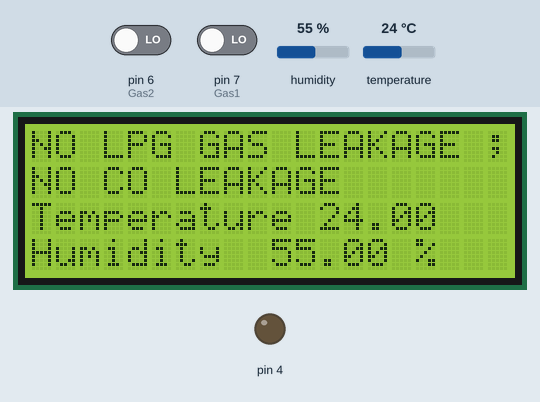
This sketch was run on a simulated Arduino Uno, built with avr-gcc and run on an emulated ATmega328P. Shown: 20×4 character LCD, output pins drawn as LEDs (lit = HIGH). The inputs (shaded band) are chosen by the test bench; at power-on: pin 6 (Gas2) LOW, pin 7 (Gas1) LOW, humidity 55 %, temperature 24 °C.

Above: at 1.2 s.
1.3 s: pin 6 (Gas2) driven HIGH
At 1.9 s:
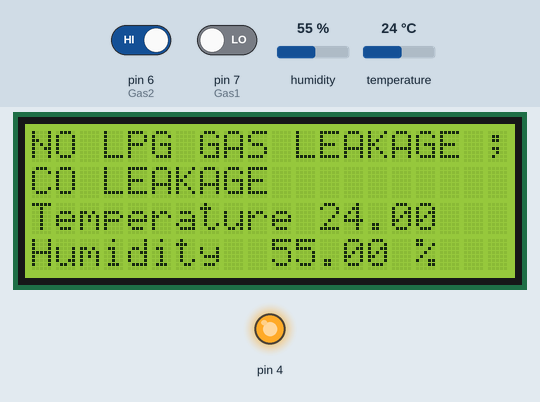
2.8 s: pin 7 (Gas1) driven HIGH
At 3.5 s:
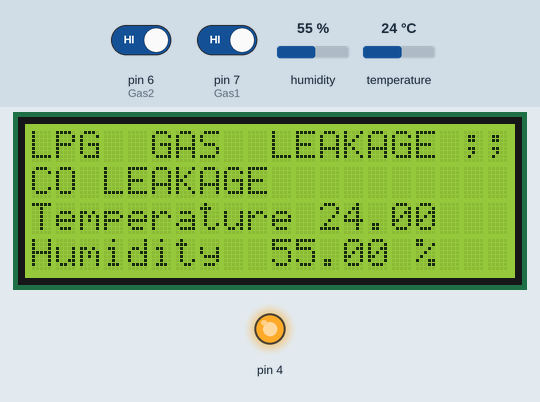
4.3 s: pin 6 (Gas2) driven LOW
At 4.9 s:
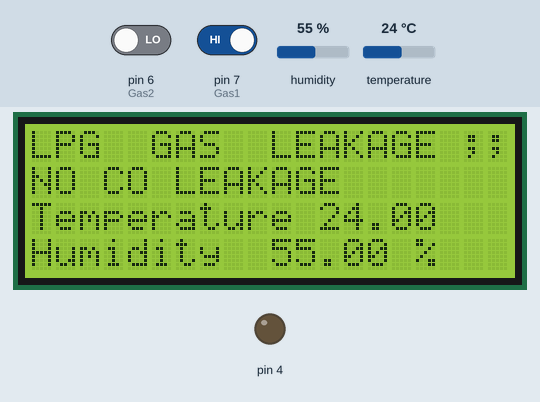
5.8 s: humidity set to 22 %
At 7.0 s:
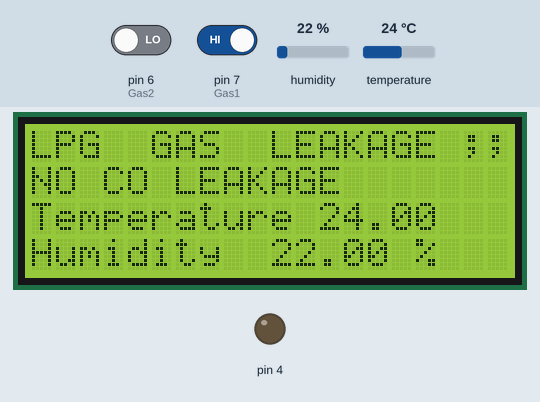
7.3 s: temperature set to 12 °C
At 8.0 s:
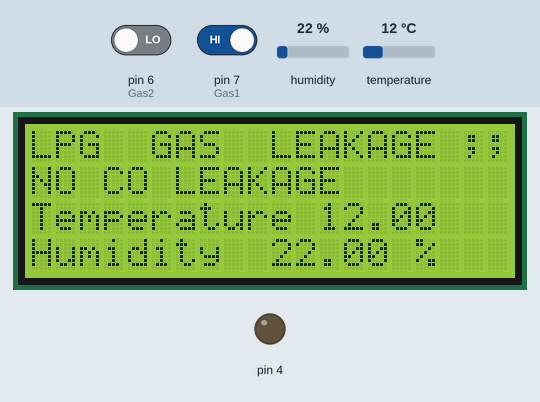
8.8 s: pin 7 (Gas1) driven LOW
At 10.1 s:
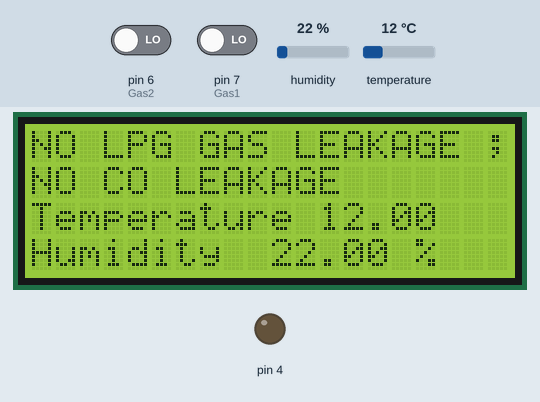
Timing chart, 0 to 11.3 s (numbered marks = the images above; inputs shaded):
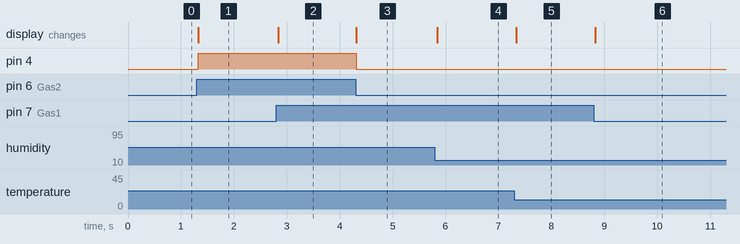

Measured:
- after the input at 1.3 s, pin 4: LOW → HIGH at once; the display: changes at once (image 1)
- after the input at 2.8 s, the display: changes at once (image 2)
- after the input at 4.3 s, pin 4: HIGH → LOW at once; the display: changes at once (image 3)
- after the input at 5.8 s, the display: changes at once (image 4)
- after the input at 7.3 s, the display: changes at once (image 5)
- after the input at 8.8 s, the display: changes at once (image 6)

The sketch:

IoTFinalCodeForProject.ino
```cpp
#include<dht.h>
dht DHT;
#define DHT11_PIN 5
#include<LiquidCrystal.h>

LiquidCrystal lcd(13,12,11,10,9,8);

int Gas1=7;
int Gas2=6;
void setup() {
  lcd.begin(20,4);
  pinMode(Gas1, INPUT);
  pinMode(Gas2, INPUT);
  pinMode(4,OUTPUT);
}

void loop() {

  int chk = DHT.read11(DHT11_PIN);
  if(digitalRead(Gas1) == HIGH){
    lcd.setCursor(0,0);
    lcd.print("LPG  GAS  LEAKAGE ;");
    digitalWrite(4 ,HIGH);

  }
  else{
      lcd.setCursor(0,0);
      lcd.print("NO LPG GAS LEAKAGE ;");
      digitalWrite(4 ,LOW);
       }
  if(digitalRead(Gas2) == HIGH){
        lcd.setCursor(0,1);
        lcd.print("CO LEAKAGE     ");
        digitalWrite(4 ,HIGH);
      }
  else{
      lcd.setCursor(0,1);
      lcd.print("NO CO LEAKAGE");
      digitalWrite(4 ,LOW);
   }
  lcd.setCursor(0,2);
  lcd.print("Temperature ");
  lcd.print(DHT.temperature);
  lcd.setCursor(0,3);
  lcd.print("Humidity  ");
  lcd.print(DHT.humidity);
  lcd.print(" % ");


}
```
